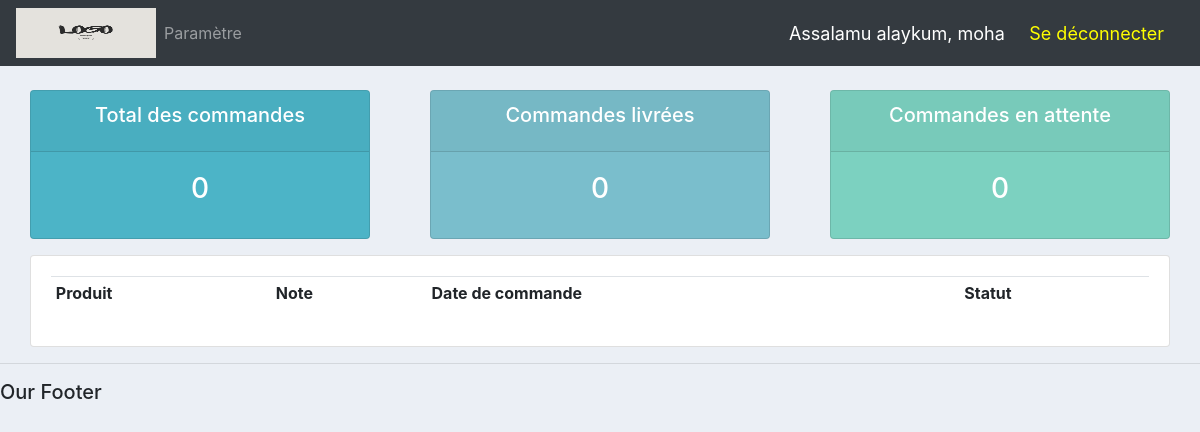
The page /user/ (signed in) on the database as committed earlier.
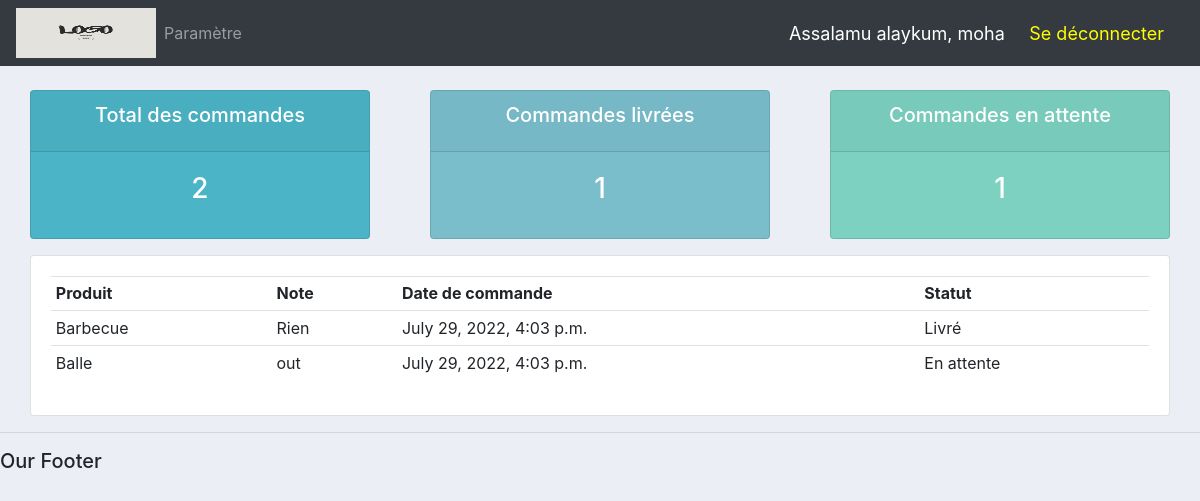
The same page on the database as committed later.
### accounts/models.py (models this page shows, shortened)
class Order(models.Model):
    STATUS = (
        ('En attente', 'En attente'),
        ('En cours de livraison', 'En cours de livraison'),
        ('Livré', 'Livré'),
    )
    customer = models.ForeignKey(Customer, null=True, on_delete=models.SET_NULL)
    product = models.ForeignKey(Product, null=True, on_delete=models.SET_NULL)
    date_created = models.DateTimeField(auto_now_add=True, null=True)
    status = models.CharField(max_length=200, null=True, choices=STATUS)
    note = models.CharField(max_length=100, null=True)

class Product(models.Model):
    CATEGORY = (
        ('Intérieur', 'Intérieur'),
        ('Extérieur', 'Extérieur'),
    )
    name = models.CharField(max_length=200, null=True)
    price = models.FloatField(null=True)
    category = models.CharField(max_length=200, null=True, choices=CATEGORY)
    description = models.CharField(max_length=200, null=True, blank=True)
    date_created = models.DateTimeField(auto_now_add=True, null=True)
    tags = models.ManyToManyField(Tag)
    def __str__(self):
        return self.name

### accounts/decorators.py (the view)
        def wrapper_func(request, *args, **kwargs):
            group = None
            if request.user.groups.exists():
                group = request.user.groups.all()[0].name
            if group in allowed_roles:
                return view_func(request, *args, **kwargs)
            else:
                return redirect('user_page')

### accounts/views/user.py (called while the page is built)
@login_required(login_url='login')
@allowed_users(allowed_roles=['customer'])
def userPage(request):
    orders = request.user.customer.order_set.all()
    customers = Customer.objects.all()
    total_orders = orders.count()
    LivrE = orders.filter(status='Livré').count()
    En_attente = orders.filter(status='En attente').count()
    context = {'orders':orders, 'customers':customers,
    'total_orders':total_orders, 'LivrE':LivrE,
    'En_attente':En_attente}
    return render(request, 'accounts/user.html', context)

### accounts/templates/accounts/user.html
{% extends 'accounts/main.html' %}
{% block content %}
{% include 'accounts/status.html' %}
<div class="row">
        <div class="col">
            <div class="col-md">
                <div class="card card-body">
                    <table class="table table-sm">
                        <tr>
                            <th>Produit</th>
                            <th>Note</th>
                            <th>Date de commande</th>
                            <th>Statut</th>
                        </tr>
                        {% for order in orders %}
                            <tr>
                                <td>{{ order.product }}</dt>
                                <td>{{ order.note }}</dt>
                                <td>{{ order.date_created }}</dt>
                                <td>{{ order.status }}</dt>
                            </tr>
                        {% endfor %}
                    </table>
                </div>
            </div>
        </div>
    </div>
{%  endblock %}

Rows that differ between the two databases and show on the page:
now on this page (row edited): Order: product "Barbecue", note "Rien", date_created "July 29, 2022, 4:03 p.m.", status "Livré"
now on this page (row edited): Order: product "Balle", note "out", date_created "July 29, 2022, 4:03 p.m.", status "En attente"
Other text that changed with them:
{{ total_orders }}: "0" → "2"
{{ LivrE }}: "0" → "1"
{{ En_attente }}: "0" → "1"
